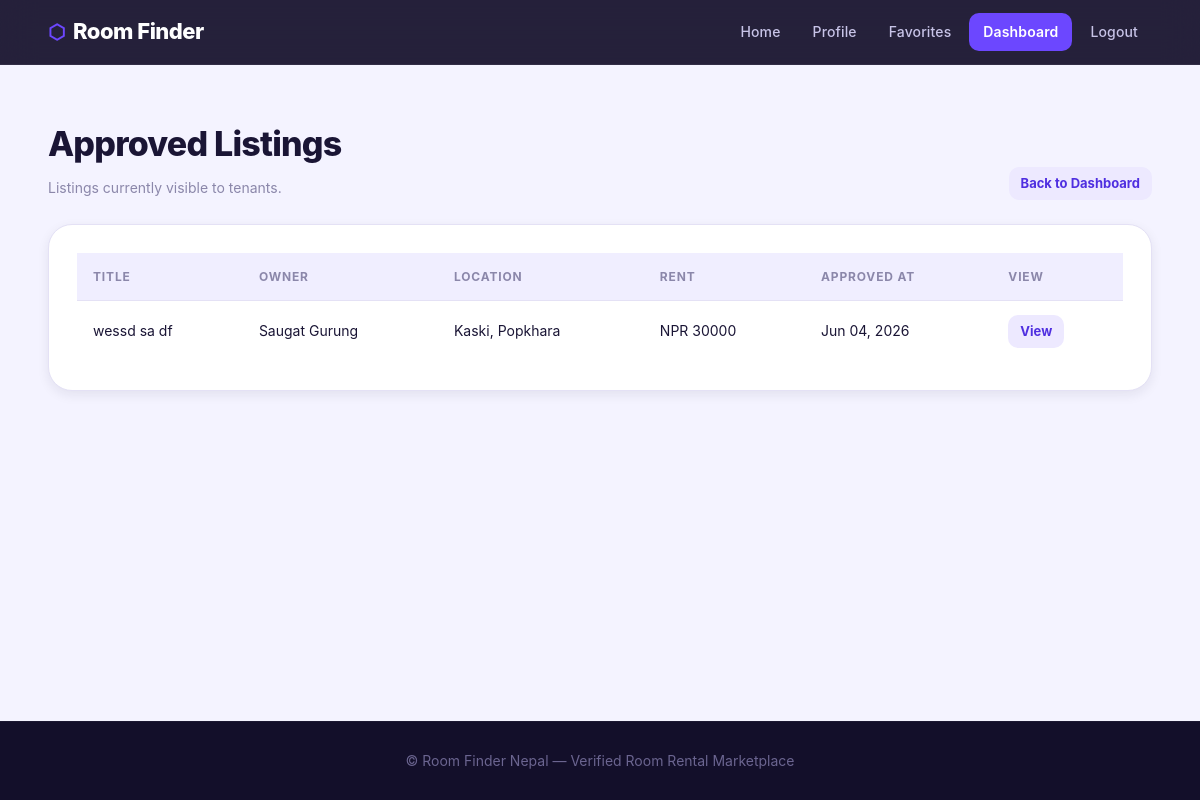
The page /dashboard/listings/approved/ (signed in) on the database as committed earlier.
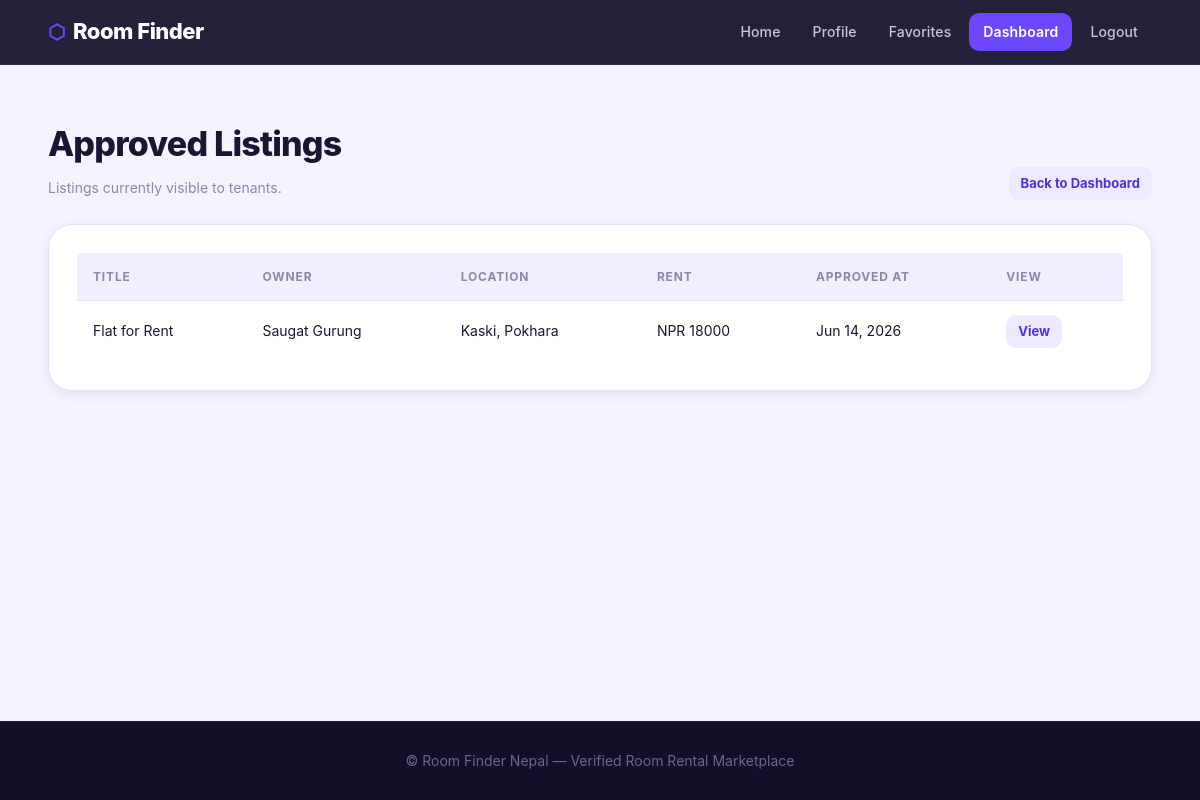
The same page on the database as committed later.
### apps/listings/models.py (models this page shows, shortened)
class Listing(models.Model):
    PROPERTY_SINGLE_ROOM = 'single_room'
    PROPERTY_TWO_ROOMS = 'two_rooms'
    PROPERTY_FLAT = 'flat'
    PROPERTY_APARTMENT = 'apartment'
    PROPERTY_HOUSE = 'house'
    PROPERTY_HOSTEL = 'hostel'
    PROPERTY_OFFICE = 'office'
    PROPERTY_SHUTTER = 'shutter'
    PROPERTY_TYPE_CHOICES = [
        (PROPERTY_SINGLE_ROOM, 'Single Room'),
        (PROPERTY_TWO_ROOMS, '2 Rooms'),
        (PROPERTY_FLAT, 'Flat'),
        (PROPERTY_APARTMENT, 'Apartment'),
        (PROPERTY_HOUSE, 'House'),
        (PROPERTY_HOSTEL, 'Hostel'),
        (PROPERTY_OFFICE, 'Office Space'),
        (PROPERTY_SHUTTER, 'Shutter'),
    ]
    STATUS_PENDING = 'pending'
    STATUS_APPROVED = 'approved'
    STATUS_REJECTED = 'rejected'
    STATUS_CHOICES = [
        (STATUS_PENDING, 'Pending'),
        (STATUS_APPROVED, 'Approved'),
        (STATUS_REJECTED, 'Rejected'),
    ]
    FURNISHED_FURNISHED = 'furnished'
    FURNISHED_UNFURNISHED = 'unfurnished'
    FURNISHED_SEMI = 'semi_furnished'
    FURNISHED_CHOICES = [
        (FURNISHED_FURNISHED, 'Furnished'),
        (FURNISHED_UNFURNISHED, 'Unfurnished'),
        (FURNISHED_SEMI, 'Semi-Furnished'),
    ]
    owner = models.ForeignKey(
        settings.AUTH_USER_MODEL,
        on_delete=models.CASCADE,
        related_name='listings'
    )
    title = models.CharField(max_length=255)
    description = models.TextField()
    property_type = models.CharField(
        max_length=30,
        choices=PROPERTY_TYPE_CHOICES
    )
    province = models.ForeignKey(
        Province,
        on_delete=models.PROTECT,
        related_name='listings'
    )
    district = models.ForeignKey(
        District,
        on_delete=models.PROTECT,
        related_name='listings'
    )
    city = models.CharField(max_length=100)
    area = models.CharField(max_length=200)
    ward_number = models.PositiveIntegerField(null=True, blank=True)
    exact_address = models.CharField(max_length=255, blank=True)
    latitude = models.DecimalField(
        max_digits=9,
        decimal_places=6,
        null=True,
        blank=True
    )
    longitude = models.DecimalField(
        max_digits=9,
        decimal_places=6,
        null=True,
        blank=True
    )
    monthly_rent = models.PositiveIntegerField()
    security_deposit = models.PositiveIntegerField(default=0)
    bills_water_included = models.BooleanField(default=False)
    bills_electricity_included = models.BooleanField(default=False)
    bills_internet_included = models.BooleanField(default=False)
    furnished_status = models.CharField(
        max_length=30,
        choices=FURNISHED_CHOICES,
        default=FURNISHED_UNFURNISHED
    )
    available_date = models.DateField(null=True, blank=True)
    rules = models.TextField(blank=True)
    status = models.CharField(
        max_length=20,
        choices=STATUS_CHOICES,
        default=STATUS_PENDING
    )
    rejection_reason = models.TextField(blank=True)
    is_owner_verified = models.BooleanField(default=False)
    is_property_verified = models.BooleanField(default=False)
    views_count = models.PositiveIntegerField(default=0)
    created_at = models.DateTimeField(auto_now_add=True)
    updated_at = models.DateTimeField(auto_now=True)
    approved_at = models.DateTimeField(null=True, blank=True)
    class Meta:
        ordering = ['-created_at']

### apps/accounts/models.py (models this page shows, shortened)
class User(AbstractUser):
    ROLE_TENANT = 'tenant'
    ROLE_LANDLORD = 'landlord'
    ROLE_ADMIN = 'admin'
    ROLE_CHOICES = [
        (ROLE_TENANT, 'Tenant'),
        (ROLE_LANDLORD, 'Landlord'),
        (ROLE_ADMIN, 'Admin'),
    ]
    email = models.EmailField(unique=True)
    phone = models.CharField(max_length=20, unique=True)
    profile_image = models.ImageField(
        upload_to='profile_images/',
        blank=True,
        null=True
    )
    role = models.CharField(
        max_length=20,
        choices=ROLE_CHOICES,
        default=ROLE_TENANT
    )
    email_verified = models.BooleanField(default=False)
    username = models.CharField(
        max_length=150,
        unique=True,
        blank=True,
        null=True
    )
    USERNAME_FIELD = 'email'
    REQUIRED_FIELDS = ['first_name', 'last_name', 'phone']
    objects = UserManager()
    @property
    def is_landlord(self):
        return self.role == self.ROLE_LANDLORD
    @property
    def is_platform_admin(self):
        return self.role == self.ROLE_ADMIN

### apps/locations/models.py (models this page shows, shortened)
class District(models.Model):
    province = models.ForeignKey(
        Province,
        on_delete=models.CASCADE,
        related_name='districts'
    )
    name = models.CharField(max_length=100)
    class Meta:
        ordering = ['name']
        unique_together = ('province', 'name')

### apps/dashboard/views.py (the view)
    def wrapper(request, *args, **kwargs):
        if not request.user.is_authenticated:
            messages.error(request, "Please login first.")
            return redirect('login')
        if not request.user.is_platform_admin and not request.user.is_superuser:
            messages.error(request, "You are not allowed to access dashboard.")
            return redirect('home')
        return view_func(request, *args, **kwargs)

### apps/dashboard/views.py (called while the page is built)
def admin_required(view_func):
    def wrapper(request, *args, **kwargs):
        if not request.user.is_authenticated:
            messages.error(request, "Please login first.")
            return redirect('login')
        if not request.user.is_platform_admin and not request.user.is_superuser:
            messages.error(request, "You are not allowed to access dashboard.")
            return redirect('home')
        return view_func(request, *args, **kwargs)
    return wrapper

def paginate_queryset(request, queryset, per_page=10):
    paginator = Paginator(queryset, per_page)
    page_number = request.GET.get('page')
    page_obj = paginator.get_page(page_number)
    query_params = request.GET.copy()
    if 'page' in query_params:
        query_params.pop('page')
    query_string = ''
    if query_params:
        query_string = '&' + query_params.urlencode()
    return page_obj, query_string

### templates/dashboard/approved_listings.html (shortened to what this page needs)
{% extends 'base.html' %}
{% block content %}
<section class="dashboard-section">
    <div class="container">
        <div class="dashboard-header">
            <div>
                <h1>Approved Listings</h1>
                <p>Listings currently visible to tenants.</p>
            </div>
            <a href="{% url 'dashboard_home' %}" class="table-btn">Back to Dashboard</a>
        </div>
        <div class="dashboard-card">
            <table class="dashboard-table">
                <thead>
                    <tr>
                        <th>Title</th>
                        <th>Owner</th>
                        <th>Location</th>
                        <th>Rent</th>
                        <th>Approved At</th>
                        <th>View</th>
                    </tr>
                </thead>
                <tbody>
                    {% for listing in listings %}
                        <tr>
                            <td>{{ listing.title }}</td>
                            <td>{{ listing.owner.get_full_name }}</td>
                            <td>{{ listing.district.name }}, {{ listing.city }}</td>
                            <td>NPR {{ listing.monthly_rent }}</td>
                            <td>{{ listing.approved_at|date:"M d, Y" }}</td>
                            <td>
                                <a href="{% url 'listing_detail' listing.pk %}" class="table-btn">
                                    View
                                </a>
                            </td>
                        </tr>
                    {% empty %}
                        <tr>
                            <td colspan="6">No approved listings.</td>
                        </tr>
                    {% endfor %}
                </tbody>
            </table>
        </div>
    </div>
</section>
{% endblock %}

Rows that differ between the two databases and show on the page:
changed Listing "Saugat Gurung": title "wessd sa df" → "Flat for Rent"; city "Popkhara" → "Pokhara"; monthly_rent "30000" → "18000"; approved_at "Jun 04, 2026" → "Jun 14, 2026"
